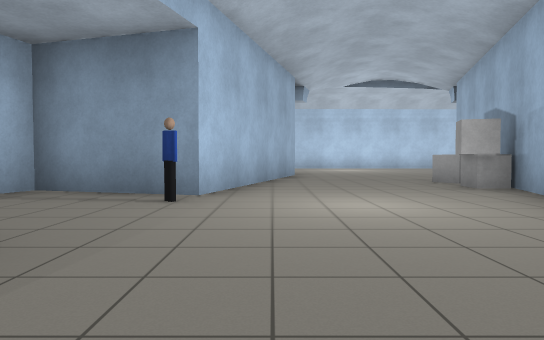
View 1 (above)

24 first-person views from a walk through a Gazebo world. The camera is 0.94 m above the floor, tilts 2° down and sees 70° across. The floor is counted in squares, 2 m on a side. Each view is taken from the middle of a square. On the plan, view 1 faces up. The plan holds only what a view shows up to about 9 squares ahead; the rest is blank. Simple shapes stand in for some stock models.

View 2
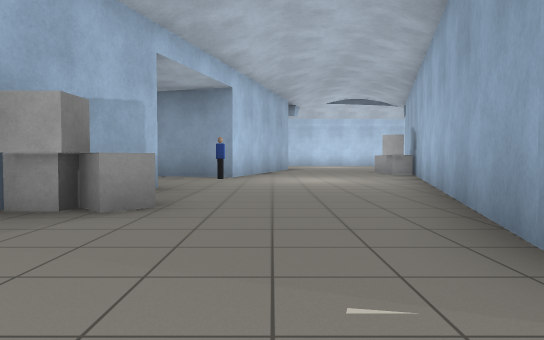

View 3
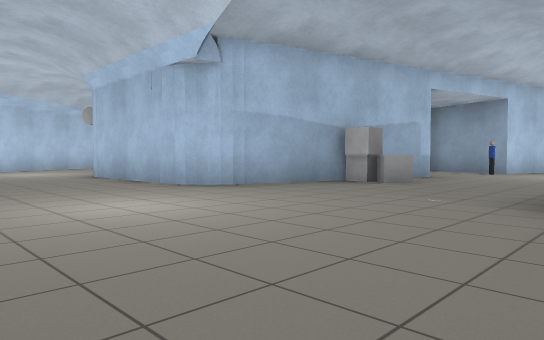

View 4
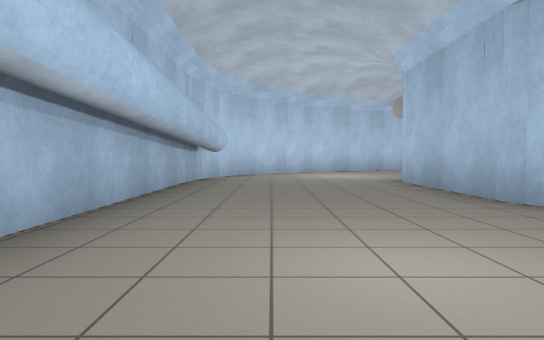

View 5
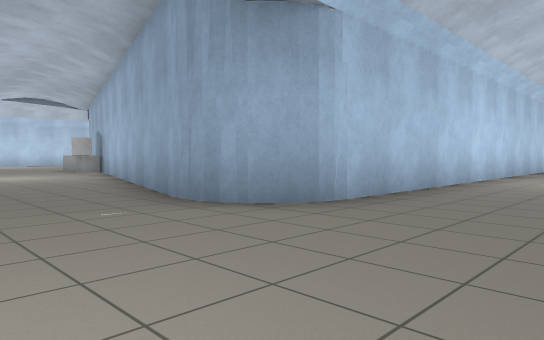

View 6
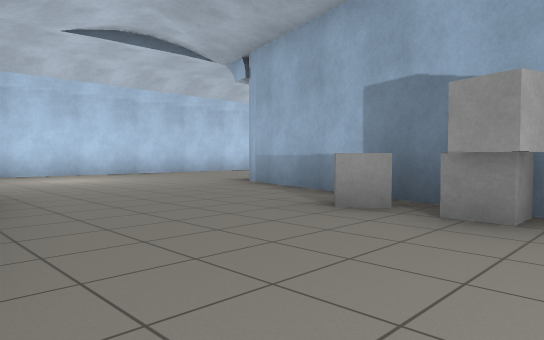

View 7
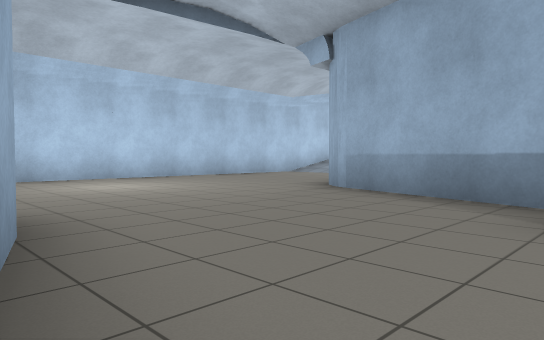

View 8
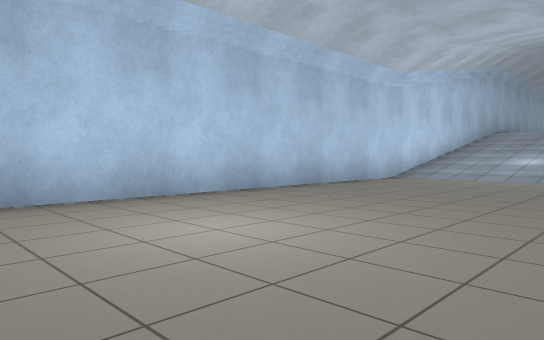

View 9
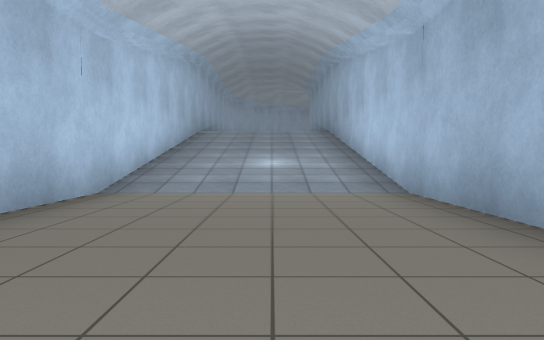

View 10
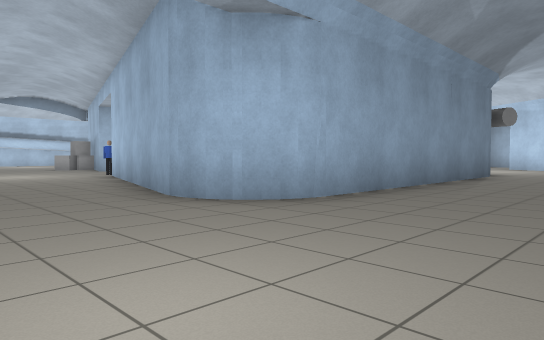

View 11
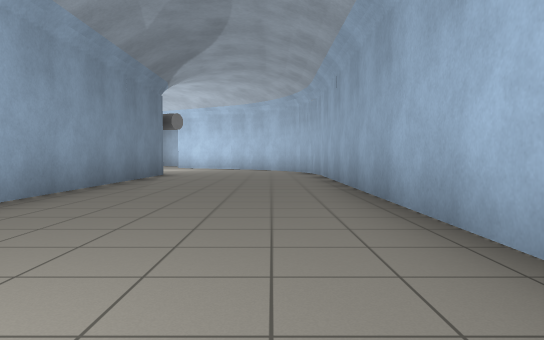

View 12
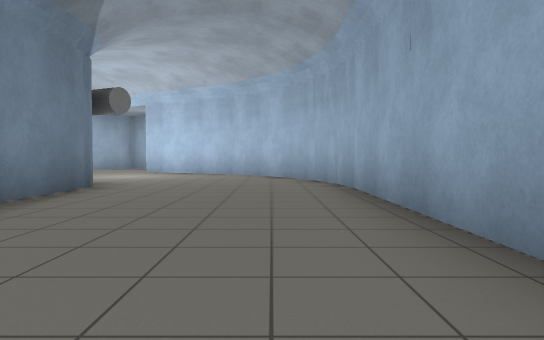

View 13
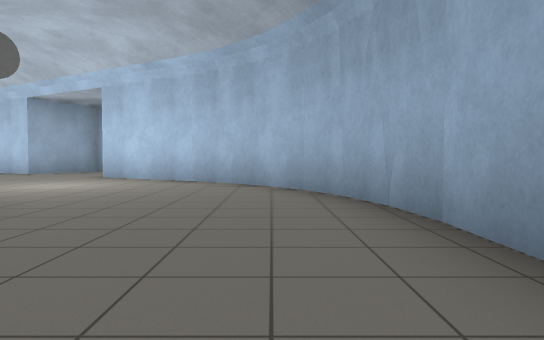

View 14
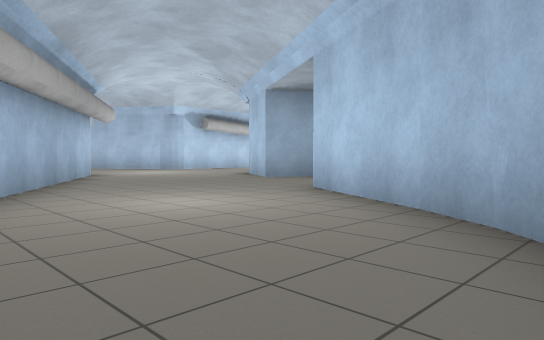

View 15
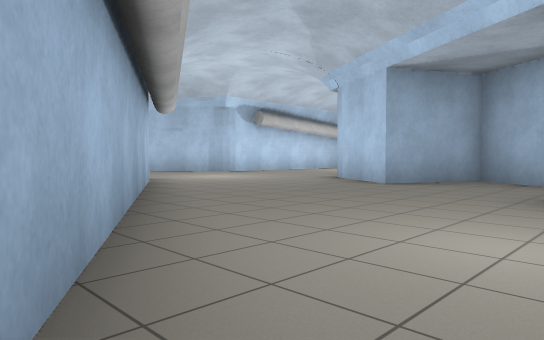

View 16
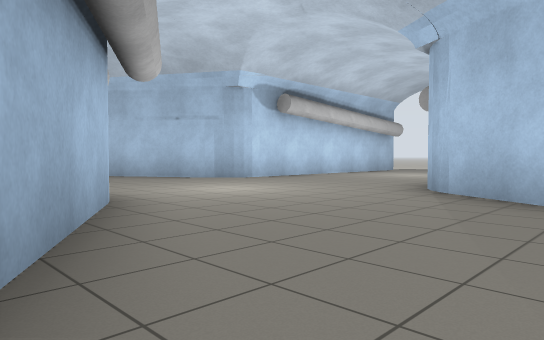

View 17
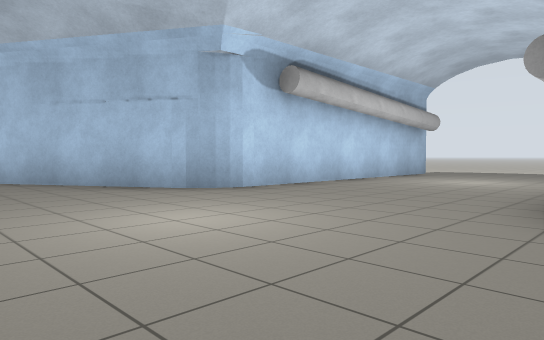

View 18
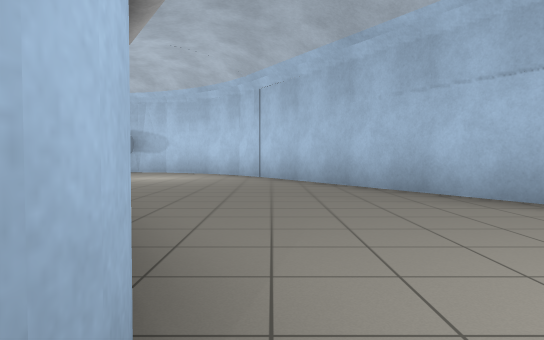

View 19
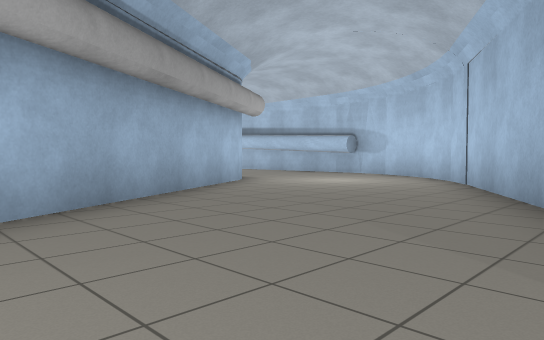

View 20
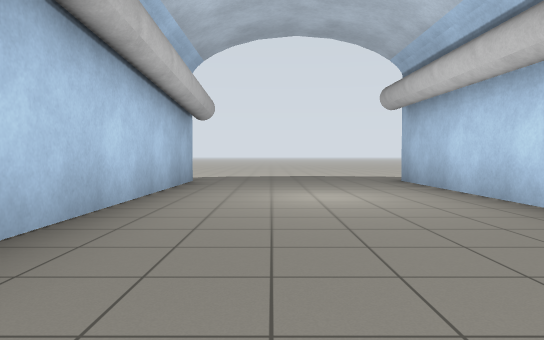

View 21
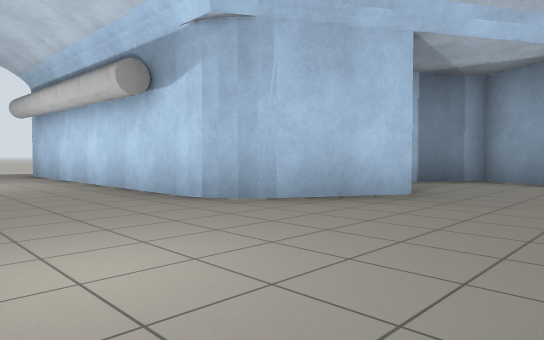

View 22
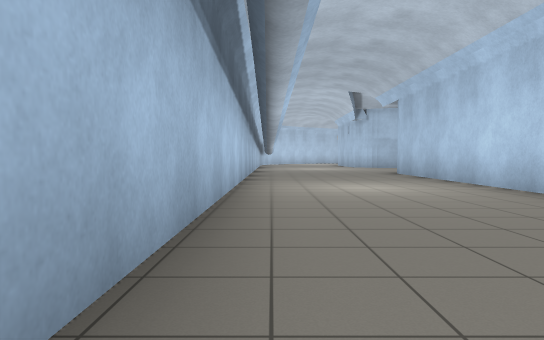

View 23
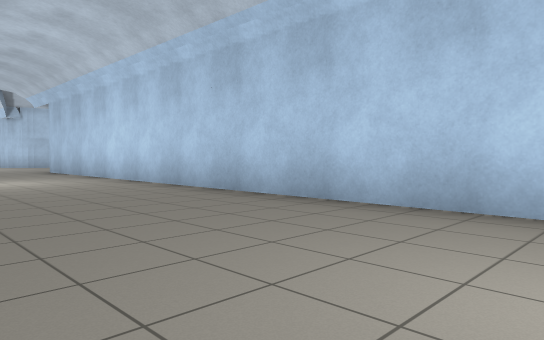

View 24
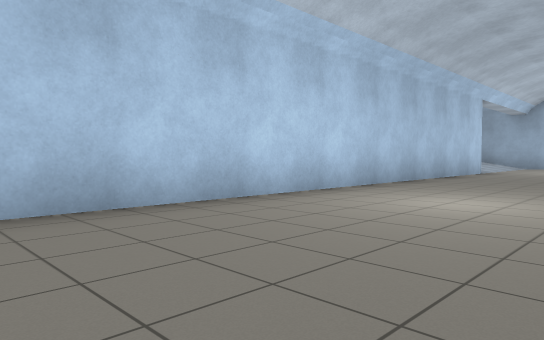

### Floor plan
Key: @ floor where view 1 was taken; # wall or solid block; . floor; / step, stairs or slope; B grey box; P person.
Columns run from 24 left of view 1 to 21 right of it. Each row starts with its distance up from view 1.
 16                 ######################
 15               ###.................////
 14              ##...................////
 13             ##....................////
 12            ##.....................////
 11          ###.....########.....########
 10         ##......##      #....##
  9         #.......#       #....#
  8         ##.....##      ##....#
  7          #....##       #...B##
  6 ..########....#     ####...B#
  5 .............##     #.##....#
  4 .............#       ..P...##
  3 .............#        .....#
  2 .............         #....#
  1  .########....#       #....#
  0          ##...##      BB@.##
 -1           #....##    #B...#
 -2           ##....#    #....#
 -3            #....######....###################
 -4            ##.................................
 -5             ##................................
 -6              ##............ ................
 -7               ##########... ............
 -8                 #######     #########

Where each view was taken, in squares from view 1:
view 1: 0 up, 0 right, facing up
view 2: 4 down, 0 right, facing up
view 3: 7 down, 2 right, facing up-left
view 4: 6 down, 0 right, facing left
view 5: 6 down, 1 left, facing up-right
view 6: 5 up, 0 right, facing up-right
view 7: 7 up, 0 right, facing up-right
view 8: 11 up, 1 right, facing up-right
view 9: 13 up, 4 right, facing right
view 10: 14 up, 3 right, facing down-left
view 11: 14 up, 3 right, facing left
view 12: 14 up, 1 left, facing left
view 13: 14 up, 4 left, facing left
view 14: 14 up, 8 left, facing down-left
view 15: 11 up, 8 left, facing down-left
view 16: 8 up, 10 left, facing down-left
view 17: 6 up, 12 left, facing down-left
view 18: 4 up, 12 left, facing down
view 19: 2 up, 14 left, facing down-right
view 20: 3 up, 15 left, facing left
view 21: 3 up, 12 left, facing up-left
view 22: 7 down, 13 right, facing left
view 23: 7 down, 15 right, facing up-left
view 24: 7 down, 11 right, facing up-right
